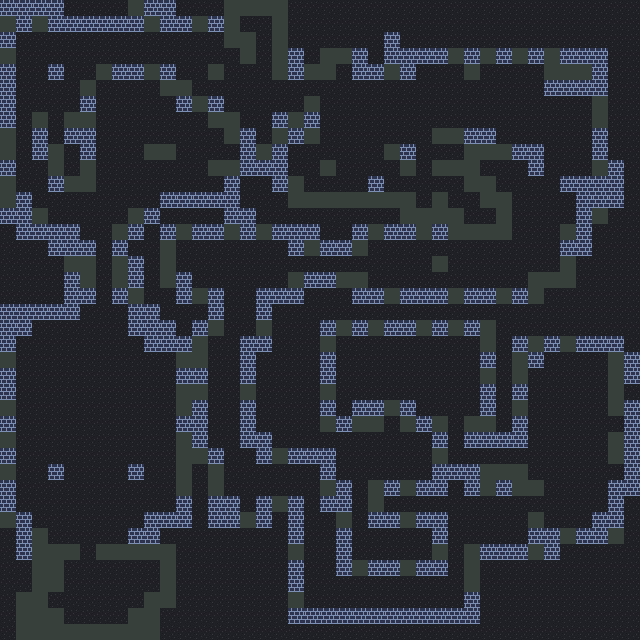

This game map was drawn from its Tiled (.tmx) file and the tilesets committed beside it. A one-line description and the trimmed map source follow:
An orthogonal 40x40 tile map with 16x16 px tiles, 1 tile layer (Tiles) and 141 objects (129x Entity, 6x Enitity, 5x Entityss).

<map version="1.10" tiledversion="1.11.2" orientation="orthogonal" renderorder="right-down" width="40" height="40" tilewidth="16" tileheight="16" infinite="0" nextlayerid="3" nextobjectid="390">
 <tileset firstgid="1" source="../tilesets/atlas.tsx" />
 <layer id="1" name="Tiles" width="40" height="40">
  <data>[1600 cells, 1600 non-empty, 4 distinct tile ids]</data>
 </layer>
 <objectgroup id="2" name="Entities">
  <object id="1" name="Player" type="Entity" x="384" y="368" width="16" height="16" />
  <object id="3" name="Door" type="Entity" gid="34" x="448" y="432" width="16" height="16" />
  <object id="6" name="Beanling" type="Entity" gid="20" x="416" y="272" width="16" height="16" />
  <object id="24" name="Beanling" type="Entity" gid="20" x="384" y="512" width="16" height="16" />
  <object id="25" name="Door" type="Entity" gid="34" x="448" y="560" width="16" height="16" />
  <object id="26" name="Beanling" type="Entity" gid="20" x="368" y="608" width="16" height="16" />
  <object id="27" name="Beanling" type="Entity" gid="20" x="304" y="512" width="16" height="16" />
  <object id="28" name="Beanling" type="Entity" gid="20" x="224" y="448" width="16" height="16" />
  <object id="29" name="Beanling" type="Entity" gid="20" x="304" y="272" width="16" height="16" />
  <object id="30" name="Door" type="Entity" gid="34" x="352" y="272" width="16" height="16" />
  <object id="32" name="Beanling" type="Entity" gid="20" x="480" y="272" width="16" height="16" />
  <object id="33" name="Beanling" type="Entity" gid="20" x="368" y="160" width="16" height="16" />
  <object id="37" name="Beanling" type="Entity" gid="20" x="96" y="256" width="16" height="16" />
  <object id="39" name="Door" type="Entity" gid="34" x="304" y="96" width="16" height="16" />
  <object id="42" name="Beanling" type="Entity" gid="20" x="512" y="144" width="16" height="16" />
  <object id="43" name="Beanling" type="Entity" gid="20" x="576" y="176" width="16" height="16" />
  <object id="47" name="Door" type="Entity" gid="34" x="96" y="288" width="16" height="16" />
  <object id="49" name="Door" type="Entity" gid="34" x="80" y="560" width="16" height="16" />
  <object id="52" name="Beanling" type="Entity" gid="20" x="32" y="176" width="16" height="16" />
  <object id="183" name="Spike" type="Entity" gid="65" x="16" y="352" width="16" height="16" />
  <object id="184" name="Spike" type="Entity" gid="65" x="16" y="368" width="16" height="16" />
  <object id="185" name="Spike" type="Entity" gid="65" x="16" y="384" width="16" height="16" />
  <object id="186" name="Spike" type="Entity" gid="65" x="16" y="400" width="16" height="16" />
  <object id="187" name="Spike" type="Entity" gid="65" x="16" y="416" width="16" height="16" />
  <object id="188" name="Spike" type="Entity" gid="65" x="16" y="432" width="16" height="16" />
  <object id="189" name="Spike" type="Entity" gid="65" x="16" y="448" width="16" height="16" />
  <object id="190" name="Spike" type="Entity" gid="65" x="16" y="464" width="16" height="16" />
  <object id="191" name="Spike" type="Entity" gid="65" x="16" y="480" width="16" height="16" />
  <object id="192" name="Spike" type="Entity" gid="65" x="16" y="496" width="16" height="16" />
  <object id="193" name="Spike " type="Entity" gid="65" x="16" y="512" width="16" height="16" />
  <object id="204" name="Spike " type="Entity" gid="65" x="128" y="528" width="16" height="16" />
  <object id="205" name="Spike " type="Entity" gid="65" x="112" y="544" width="16" height="16" />
  <object id="206" name="Spike " type="Entity" gid="65" x="48" y="544" width="16" height="16" />
  <object id="207" name="Spike " type="Entity" gid="65" x="64" y="544" width="16" height="16" />
  <object id="208" name="Spike " type="Entity" gid="65" x="32" y="528" width="16" height="16" />
  <object id="209" name="Spike" type="Entity" gid="65" x="32" y="336" width="16" height="16" />
  <object id="210" name="Spike" type="Entity" gid="65" x="48" y="336" width="16" height="16" />
  <object id="211" name="Spike" type="Entity" gid="65" x="128" y="352" width="16" height="16" />
  <object id="222" name="Spike" type="Entity" gid="65" x="160" y="384" width="16" height="16" />
  <object id="223" name="Spike" type="Entity" gid="65" x="160" y="400" width="16" height="16" />
  <object id="224" name="Spike" type="Entity" gid="65" x="160" y="416" width="16" height="16" />
  <object id="225" name="Spike" type="Entity" gid="65" x="160" y="432" width="16" height="16" />
  <object id="226" name="Spike" type="Entity" gid="65" x="160" y="448" width="16" height="16" />
  <object id="227" name="Spike" type="Entity" gid="65" x="160" y="464" width="16" height="16" />
  <object id="228" name="Spike" type="Entity" gid="65" x="160" y="480" width="16" height="16" />
  <object id="229" name="Spike" type="Entity" gid="65" x="160" y="496" width="16" height="16" />
  <object id="230" name="Spike " type="Entity" gid="65" x="144" y="512" width="16" height="16" />
  <object id="233" name="Spike" type="Entity" gid="65" x="48" y="208" width="17.5" height="17.5" />
  <object id="234" name="Spike" type="Entity" gid="65" x="48" y="225.5" width="17.5" height="17.5" />
  <object id="235" name="Spike" type="Entity" gid="65" x="112" y="176" width="16" height="16" />
  <object id="236" name="Spike" type="Entity" gid="65" x="96" y="176" width="16" height="16" />
  <object id="237" name="Spike" type="Entity" gid="65" x="480" y="528" width="16" height="16" />
  <object id="238" name="Spike" type="Entity" gid="65" x="480" y="512" width="16" height="16" />
  <object id="240" name="Spike" type="Entity" gid="65" x="480" y="544" width="16" height="16" />
  <object id="241" name="Spike" type="Entity" gid="65" x="240" y="320" width="16" height="16" />
  <object id="242" name="Spike" type="Entity" gid="65" x="240" y="336" width="16" height="16" />
  <object id="243" name="Spike" type="Entity" gid="65" x="512" y="192" width="16" height="16" />
  <object id="244" name="Spike" type="Entity" gid="65" x="512" y="208" width="16" height="16" />
  <object id="245" name="Spike" type="Entity" gid="65" x="336" y="80" width="16" height="16" />
  <object id="246" name="Spike" type="Entity" gid="65" x="336" y="96" width="16" height="16" />
  <object id="247" name="Spike" type="Entity" gid="65" x="160" y="48" width="16" height="16" />
  <object id="248" name="Spike" type="Entity" gid="65" x="160" y="64" width="16" height="16" />
  <object id="249" name="Spike" type="Entity" gid="65" x="48" y="128" width="16" height="16" />
  <object id="250" name="Spike" type="Entity" gid="65" x="48" y="144" width="16" height="16" />
  <object id="287" name="Spike" type="Entity" gid="65" x="160" y="512" width="16" height="16" />
  <object id="288" name="Spike" type="Entity" gid="65" x="160" y="368" width="16" height="16" />
  <object id="289" name="Spike" type="Entity" gid="65" x="144" y="368" width="16" height="16" />
  <object id="290" name="Spike" type="Entity" gid="65" x="64" y="336" width="16" height="16" />
  <object id="292" name="Spike" type="Entity" gid="65" x="112" y="320" width="16" height="16" />
  <object id="293" name="Spike" type="Entity" gid="65" x="80" y="320" width="16" height="16" />
  <object id="294" name="Spike" type="Entity" gid="65" x="96" y="544" width="16" height="16" />
  <object id="298" name="Health" type="Entityss" gid="147" x="480" y="176" width="16" height="16" />
  <object id="300" name="Spike" type="Entity" gid="65" x="336" y="112" width="16" height="16" />
  <object id="301" name="Spike" type="Entity" gid="65" x="336" y="128" width="16" height="16" />
  <object id="302" name="Spike" type="Entity" gid="65" x="336" y="144" width="16" height="16" />
  <object id="304" name="Spike" type="Entity" gid="65" x="384" y="96" width="16" height="16" />
  </objectgroup>
</map>
<!-- 65 of 141 objects omitted -->